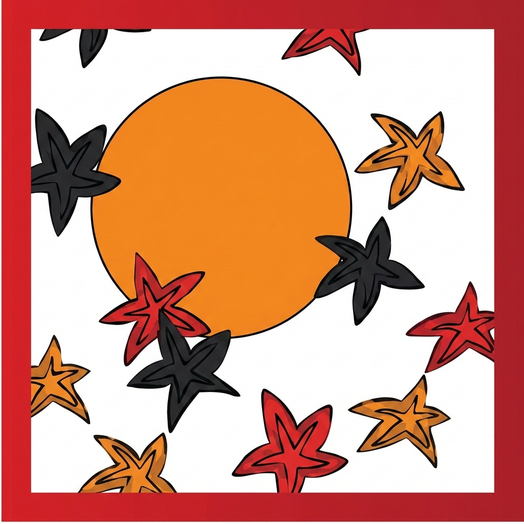
#> input picture images/higardentile0.png, 524 x 524 px, given in place of lowgardentile1.png, which was not available
$ jupyter execute --allow-errors rl_approach_v3.ipynb   (older library calls are emulated)
#> lines starting #> are read from the running program, lines starting #| are printed output that depends on the picture; pictures that were not available may be replaced by others from this repository, and a replacement may not be noted
[cell 1]
import pickle
import numpy as np
from PIL import Image
from PIL import ImageFont
from PIL import ImageDraw
from IPython.display import Image as display_image

[cell 2]
class okiya():

    def __init__(self):

        self.observation = np.zeros([11,16])
        ########
        # Observation
        #
        # 0:'Rising sun',
        # 1:'Tanzaku',
        # 2:'Bird',
        # 3:'Rain clouds',
        # 4:'Maple leaves',
        # 5:'Cherry tree',
        # 6:'Pine tree',
        # 7:'Iris',
        # 8:'Player 0',
        # 9:'Player 1',
        # 10:'Opponent last action',
        #
        # Defined a 10 layers of game field
        # Each layer have 16 tiles
        # If tile [0] in a layer [0] is set to 1, then tile [0] have 'Rising sun'
        # If tile [0] in a layer [4] is set to 1, then tile [0] have 'Maple leaves' also
        # 16-cell format used for game field human-friendly representation
        ########

        # Fill by the 1-16
        self.tile_map = []
        for a in range(4):
            for b in range(4,8):
                self.tile_map.append([a,b])
        state = np.array([i for i in range(16)])
        self.obs_unzip(state)

        self.verbose = True

        self.win_combinations = np.array([
            [1, 1, 1, 1, 0, 0, 0, 0, 0, 0, 0, 0, 0, 0, 0, 0], # row 0
            [0, 0, 0, 0, 1, 1, 1, 1, 0, 0, 0, 0, 0, 0, 0, 0], # row 1
            [0, 0, 0, 0, 0, 0, 0, 0, 1, 1, 1, 1, 0, 0, 0, 0], # row 2
            [0, 0, 0, 0, 0, 0, 0, 0, 0, 0, 0, 0, 1, 1, 1, 1], # row 3
            [1, 0, 0, 0, 1, 0, 0, 0, 1, 0, 0, 0, 1, 0, 0, 0], # col 0
            [0, 1, 0, 0, 0, 1, 0, 0, 0, 1, 0, 0, 0, 1, 0, 0], # col 1
            [0, 0, 1, 0, 0, 0, 1, 0, 0, 0, 1, 0, 0, 0, 1, 0], # col 2
            [0, 0, 0, 1, 0, 0, 0, 1, 0, 0, 0, 1, 0, 0, 0, 1], # col 3
            [1, 1, 0, 0, 1, 1, 0, 0, 0, 0, 0, 0, 0, 0, 0, 0], # quad 0
            [0, 1, 1, 0, 0, 1, 1, 0, 0, 0, 0, 0, 0, 0, 0, 0], # quad 1
            [0, 0, 1, 1, 0, 0, 1, 1, 0, 0, 0, 0, 0, 0, 0, 0], # quad 2
            [0, 0, 0, 0, 1, 1, 0, 0, 1, 1, 0, 0, 0, 0, 0, 0], # quad 3
            [0, 0, 0, 0, 0, 1, 1, 0, 0, 1, 1, 0, 0, 0, 0, 0], # quad 4
            [0, 0, 0, 0, 0, 0, 1, 1, 0, 0, 1, 1, 0, 0, 0, 0], # quad 5
            [0, 0, 0, 0, 0, 0, 0, 0, 1, 1, 0, 0, 1, 1, 0, 0], # quad 6
            [0, 0, 0, 0, 0, 0, 0, 0, 0, 1, 1, 0, 0, 1, 1, 0], # quad 7
            [0, 0, 0, 0, 0, 0, 0, 0, 0, 0, 1, 1, 0, 0, 1, 1], # quad 8
            [1, 0, 0, 0, 0, 1, 0, 0, 0, 0, 1, 0, 0, 0, 0, 1], # dia 0
            [0, 0, 0, 1, 0, 0, 1, 0, 0, 1, 0, 0, 1, 0, 0, 0], # dia 1
        ])


    def action_sample(self):
        #action = np.zeros([16])
        action = np.random.rand(16)
        #action[0] = 1
        #np.random.shuffle(action)
        #return np.random.randint(8, size=(1))
        return action


    def step(self, action):
        reward = 0
        done = 0

        # Normalize action
        action[action.argmax()] = 1
        action[action != action.max()] = 0

        # Define, which player's turn
        player_layer = 9 if np.sum(self.observation[8])>np.sum(self.observation[9]) else 8

        ### Errors cases
        description = '0: Step to several cells at once'
        if np.sum(action)>1:
            reward -= 0.1
            done = 1
            if self.verbose:
                print(description)

        description = '1: Step to the busy cell'
        busy_cell_test = np.max(action + self.observation[8] + self.observation[9])<2
        if not busy_cell_test:
            reward -= 0.1
            done = 1
            if self.verbose:
                print(description, np.where(action==1)[0][0])

        description = '2: New tail have no relation with pervious'
        if np.max(self.observation[10])>0:
            index = np.where(self.observation[10]==1)[0][0]
            index = env.obs_zip()[index]
            opponent_turn_signs = self.tile_map[index]
            index = np.where(action==1)[0][0]
            index = env.obs_zip()[index]
            action_signs = self.tile_map[index]
            sign_a_relation = action_signs[0] in opponent_turn_signs
            sign_b_relation = action_signs[1] in opponent_turn_signs
            if sign_a_relation == False and sign_b_relation == False:
                reward -= 0.1
                done = 1
                if self.verbose:
                    print(description, np.where(action==1)[0][0])

        description = '3: Step into the forbidden zone at the start of the game'
        if np.max(self.observation[10])==0:
            forbiden = np.array([0, 0, 0, 0, 0, 1, 1, 0, 0, 1, 1, 0, 0, 0, 0, 0])
            if np.max(action+forbiden)>1:
                reward -= 0.1
                done = 1
                if self.verbose:
                    print(description, np.where(action==1)[0][0])

        ### Win check
        if reward>=0:
            description = 'Player '+str(1 if player_layer==8 else 2)+' wins'
            for combination in self.win_combinations:
                #if self.observation[player_layer]*combination in self.win_combinations:
                if self.comb_in_win(self.observation[player_layer]*combination):
                    reward += 1
                    done = 1
                    if self.verbose:
                        print(description)
                        #print(self.observation[player_layer])
                        print(combination)
                        #print(self.observation[player_layer]*combination)
                    break

        # Set opponent last action
        self.observation[10] = action

        # Append Player's tile on to game field
        if busy_cell_test:
            self.observation[player_layer] += action

        return reward, done

    def comb_in_win(self, a):
        for i in range(len(self.win_combinations)):
            if np.array_equal(a, self.win_combinations[i]):
                return True
        return False


    def reset(self):
        self.observation = np.zeros([11,16])
        state = np.array([i for i in range(16)])
        np.random.shuffle(state)
        self.obs_unzip(state)


    def obs_zip(self): # 8-layer -> 16-cell format
        tiles_human_view = []
        # step thru all cells
        for cell in range(16):
            cell_values = []
            # step thru all levels
            for layer in range(0,len(env.observation)-3):
                if env.observation[layer][cell]:
                    cell_values.append(layer)
            for tile in range(len(self.tile_map)):
                if self.tile_map[tile] == cell_values:
                    tiles_human_view.append(tile)
        return np.array(tiles_human_view)


    def obs_unzip(self, tiles): # 16-cell -> 8-layer format
        i = 0
        for tile in tiles:
            a = self.tile_map[tile][0]
            b = self.tile_map[tile][1]
            self.observation[a][i] = 1
            self.observation[b][i] = 1
            i += 1


    def render(self, draw_numbers = True, hi_res = True, draw_player_tiles = True):
#> called with draw_numbers = True, hi_res = False, draw_player_tiles = True
        tiles_reshaped = self.obs_zip().reshape([4,4])
        if self.verbose:
            print(tiles_reshaped)
        if draw_player_tiles:
            p1_reshaped = self.observation[8].reshape([4,4])
            p2_reshaped = self.observation[9].reshape([4,4])
            for row in range(4):
                for col in range(4):
                    if p1_reshaped[row][col]:
                        tiles_reshaped[row][col] = 16
                    elif p2_reshaped[row][col]:
                        tiles_reshaped[row][col] = 17
        i = 0
        tile_row = None
        for row in range(4):
            for col in range(4):
                tile_id = str(int(tiles_reshaped[row][col]))

                if hi_res:
                    filename = 'higardentile'+tile_id+'.png'
                    im = Image.open('images/'+filename)
                    im = im.resize((464,464), Image.ANTIALIAS)
                    number_size = 320
                else:
                    filename = 'lowgardentile'+tile_id+'.png'
                    im = Image.open('images/'+filename)
#> im is the input picture: PIL image 524x524 RGBA; mean R, G, B, A 211.2, 149.8, 130.2, 255
                    im = im.resize((115,115), Image.ANTIALIAS)
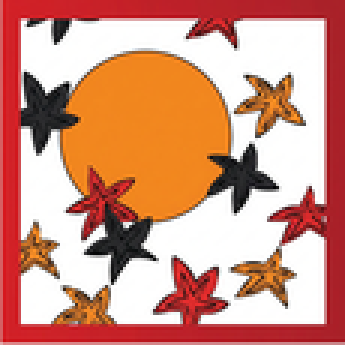
#> im: PIL image 115x115 RGBA (shown 3 times larger); mean R, G, B, A 210.5, 148.7, 129.2, 255
                    number_size = 80

                if draw_numbers:
                    if tile_id == '16':
                        tile_id = 'P0'
                    elif tile_id == '17':
                        tile_id = 'P1'
                    im = self.draw_text(tile_id, number_size, (50, 255, 50), im)
#> in draw_text, `w, h = draw.textsize(text, font)`: w = 48; h = 64
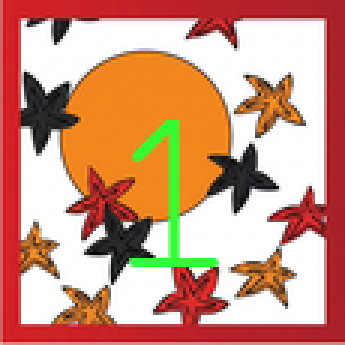
#> im: PIL image 115x115 RGBA (shown 3 times larger); mean R, G, B, A 206.3, 150.5, 127.7, 255

                if col == 0:
                    tile = np.array(im)
                else:
                    tile_r = np.array(im)
                    tile = np.concatenate((tile, tile_r), axis=1)
                i += 1
            if row == 0:
                tile_row = tile
            else:
                tile_row = np.concatenate((tile_row, tile), axis=0)

        im = Image.fromarray(tile_row)
        img_path = 'images/tiles.png'
        im.save(img_path)
        return img_path

    def draw_text(self, text, font_size, color, img):
        font = ImageFont.truetype("/usr/share/fonts/truetype/freefont/FreeMono.ttf", font_size, encoding="unic")
        draw = ImageDraw.Draw(img)
        w, h = draw.textsize(text, font)
        draw.text(((img.width - w) / 2, (img.height - h) / 2), text, color, font)
        return img

[cell 3]
env = okiya()
env.reset()
#> (the rest of this cell did not finish here and is left out)

[cell 4]
action = env.action_sample()
#> in action_sample, `action = np.random.rand(16)`: action = [0.478, 0.812, 0.48, 0.393, 0.836, 0.337, 0.648, 0.368, 0.957, 0.14, 0.87, 0.474, 0.801, 0.52, 0.679, 0.721]
print(env.step(action))
#> in step, `busy_cell_test = np.max(action + self.observation[8] + self.observatio..`: busy_cell_test = True
#| (0, 0)
#> (the rest of this cell did not finish here and is left out)

display_image(img_path)

[cell 5]
# with open ('obs.pckl', 'wb') as f:
#     pickle.dump(env.observation, f)

[cell 6]
env = okiya()
env.verbose = False
#for episode in range(100000):
for episode in range(10):
    env.reset()
    for i in range(16):
        # we choose action by sampling random action from environment's action space. Every environment has
        # some action space which contains the all possible valid actions and observations,
        action = env.action_sample()

        # Then for each step, we will record the observation, reward, done, info
        reward, done = env.step(action)

        # When done is true, we print the time steps taken for the episode and break the current episode.
        if done:
            print(i, reward)
            break
    if done and reward>0:
        print('win')
        break
#> this loop made 10 passes

$ run again, on images/higardentile12.png
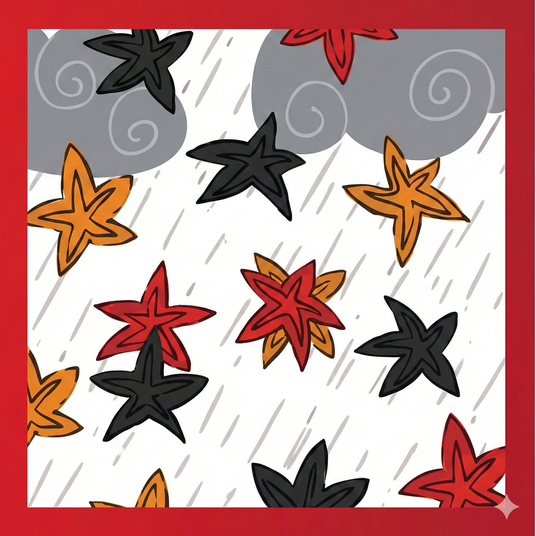
#> input picture images/higardentile12.png, 536 x 536 px, given in place of lowgardentile1.png, which was not available
#> in render, im is the input picture: PIL image 536x536 RGBA; mean R, G, B, A 192.1, 148.2, 146.2, 255
#> in render, `im = im.resize((115,115), Image.ANTIALIAS)`:
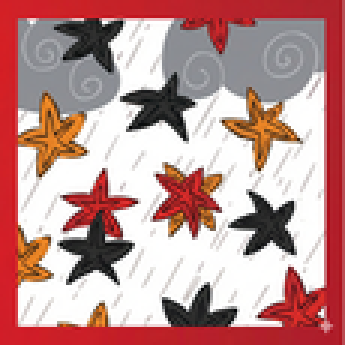
#> im: PIL image 115x115 RGBA (shown 3 times larger); mean R, G, B, A 191.5, 147.3, 145.4, 255
#> w = 48; h = 64
#> in render, `im = self.draw_text(tile_id, number_size, (50, 255, 50), im)`:
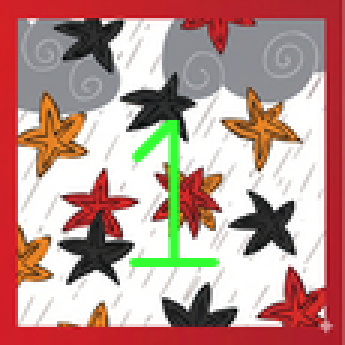
#> im: PIL image 115x115 RGBA (shown 3 times larger); mean R, G, B, A 187.7, 148.6, 142.3, 255
#> in action_sample, `action = np.random.rand(16)`: action = [0.478, 0.812, 0.48, 0.393, 0.836, 0.337, 0.648, 0.368, 0.957, 0.14, 0.87, 0.474, 0.801, 0.52, 0.679, 0.721]
#> busy_cell_test = True
#| (0, 0)
#> the loop `for episode in range(10):` made 10 passes

$ run again, on images/higardentile13.png
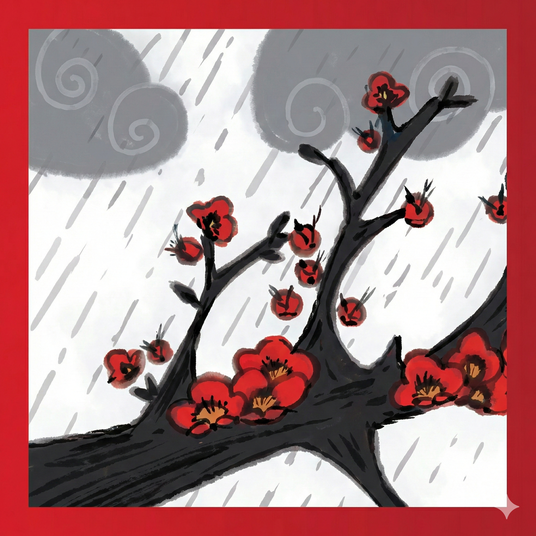
#> input picture images/higardentile13.png, 536 x 536 px, given in place of lowgardentile1.png, which was not available
#> in render, im is the input picture: PIL image 536x536 RGBA; mean R, G, B, A 172.7, 133.8, 136.1, 255
#> in render, `im = im.resize((115,115), Image.ANTIALIAS)`:
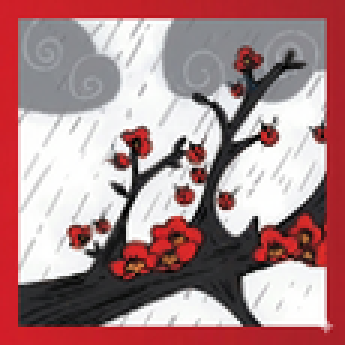
#> im: PIL image 115x115 RGBA (shown 3 times larger); mean R, G, B, A 172.7, 133.7, 136, 255
#> w = 48; h = 64
#> in render, `im = self.draw_text(tile_id, number_size, (50, 255, 50), im)`:
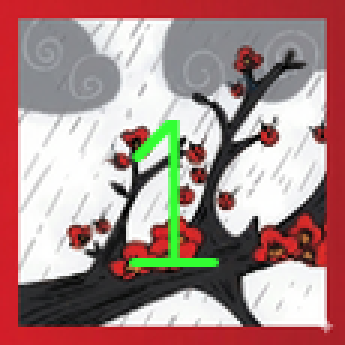
#> im: PIL image 115x115 RGBA (shown 3 times larger); mean R, G, B, A 170.4, 136.9, 134.6, 255
#> in action_sample, `action = np.random.rand(16)`: action = [0.478, 0.812, 0.48, 0.393, 0.836, 0.337, 0.648, 0.368, 0.957, 0.14, 0.87, 0.474, 0.801, 0.52, 0.679, 0.721]
#> busy_cell_test = True
#| (0, 0)
#> the loop `for episode in range(10):` made 10 passes
